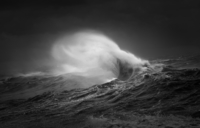
#> input picture foto1.jpg, 200 x 128 px
$ python main.py
#> lines starting #> are read from the running program, lines starting #| are printed output that depends on the picture
from PIL import Image, ImageDraw
import os
import sys
from random import SystemRandom
random = SystemRandom()
xrange = range

img = Image.open("foto1.jpg")
#> img is the input picture: PIL image 200x128 L; min 2, max 229, mean 63.1
out_1 = "_1.jpg"
out_2 = "_2.jpg"

img = img.convert('1')
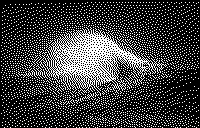
#> img: PIL image 200x128 1; 24.5% white in thin lines or dots
width = img.size[0]*2
#> width = 400
height = img.size[1]*2
#> height = 256
image_A = Image.new('1',(width,height))
#> image_A: PIL image 400x256 1; every value is 0
image_B = Image.new('1',(width,height))

draw_A = ImageDraw.Draw(image_A)
draw_B = ImageDraw.Draw(image_B)
patterns = ((1, 1, 0, 0), (1, 0, 1, 0), (1, 0, 0, 1),
            (0, 1, 1, 0), (0, 1, 0, 1), (0, 0, 1, 1))

for x in xrange(0,int(width/2)):
    for y in xrange(0,int(height/2)):
        pixel = img.getpixel((x,y))
        pat = random.choice(patterns)
        draw_A.point((x*2,y*2),pat[0])
        draw_A.point((x*2+1,y*2),pat[1])
        draw_A.point((x*2,y*2+1),pat[2])
        draw_A.point((x*2+1,y*2+1),pat[3])
        if pixel == 0:  # Dark pixel so B gets the anti pattern
            draw_B.point((x * 2, y * 2), 1 - pat[0])
            draw_B.point((x * 2 + 1, y * 2), 1 - pat[1])
            draw_B.point((x * 2, y * 2 + 1), 1 - pat[2])
            draw_B.point((x * 2 + 1, y * 2 + 1), 1 - pat[3])
        else:
            draw_B.point((x * 2, y * 2), pat[0])
            draw_B.point((x * 2 + 1, y * 2), pat[1])
            draw_B.point((x * 2, y * 2 + 1), pat[2])
            draw_B.point((x * 2 + 1, y * 2 + 1), pat[3])

image_A.save(out_1,'PNG')
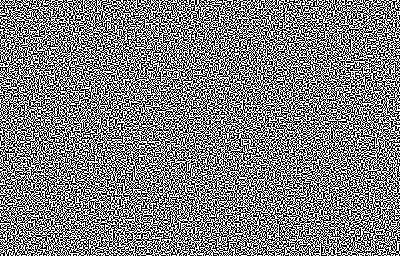
#> saved as _1.jpg: PIL image 400x256 1; 50% white in thin lines or dots
image_B.save(out_2,'PNG')
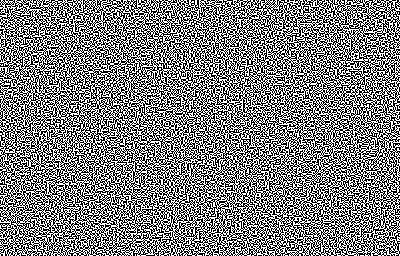
#> saved as _2.jpg: PIL image 400x256 1; 50% white in thin lines or dots
